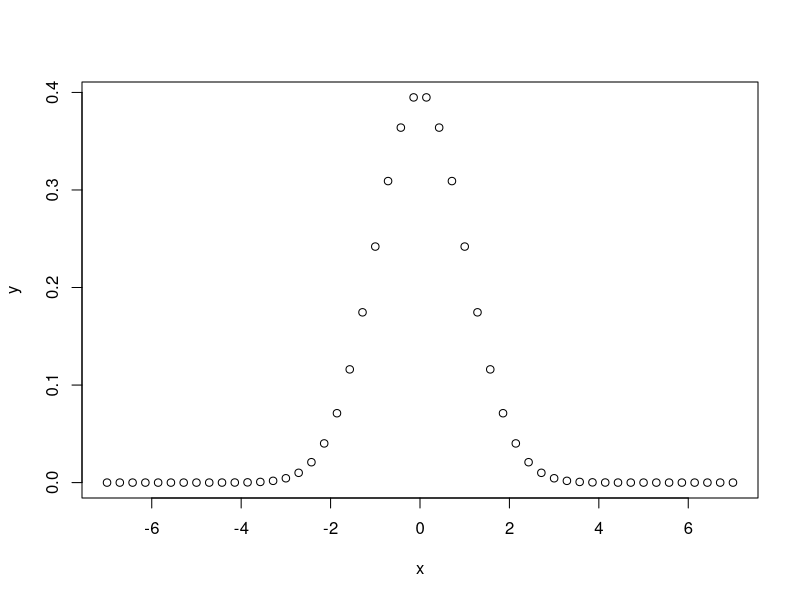
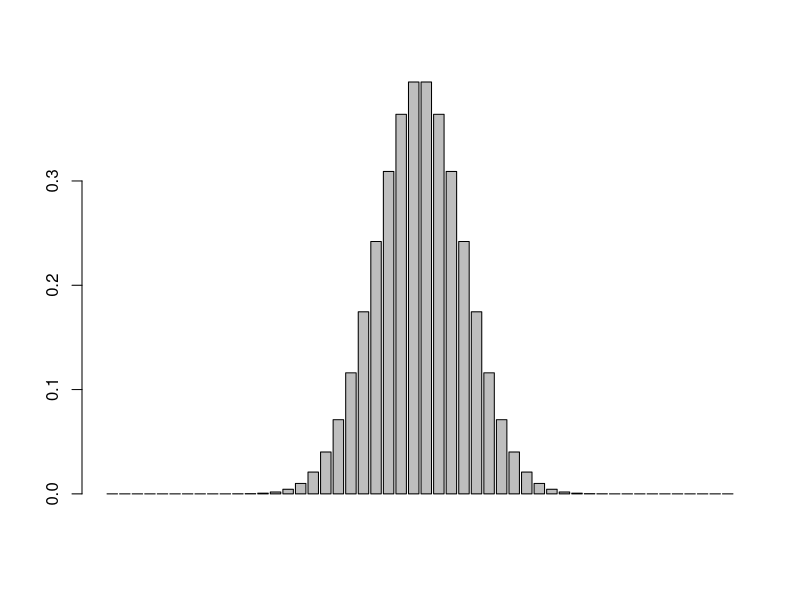
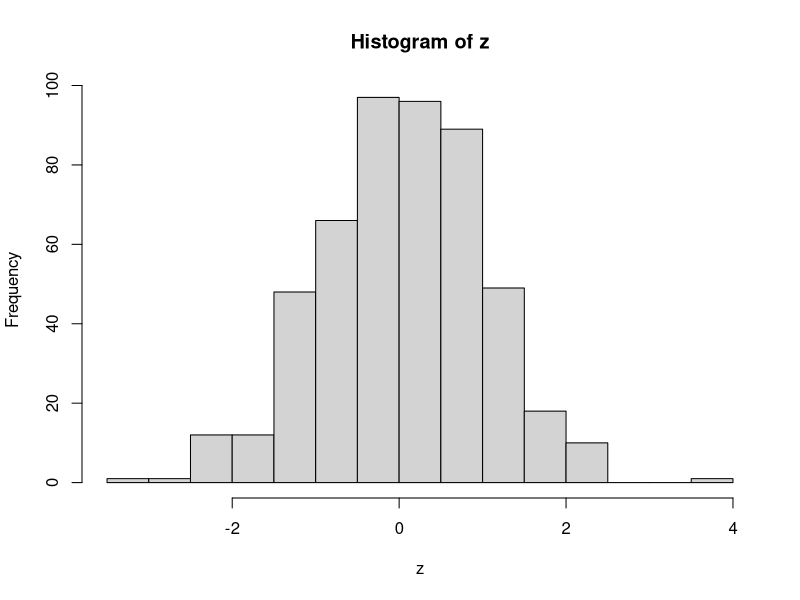
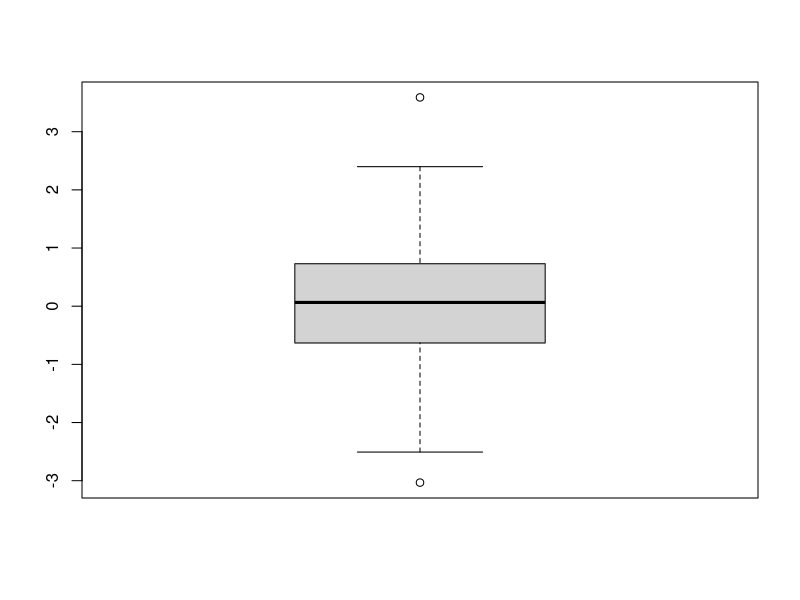

R code for these plots, in order:
#
# Project: r-examples (github.com/garciparedes/r-examples)
# Author: Sergio García Prado (garciparedes.me)
# Date: 2017-11
# Title: Getting Started with Native Plots
#


rm(list = ls())

x <- seq(-7, 7, length.out = 50)
y <- dnorm(x)

# Scatter Plot
plot(x,y)

# Bar Plot
barplot(y)

z <- rnorm(500)

# Histogram
hist(z)

# Box Plot
boxplot(z)
